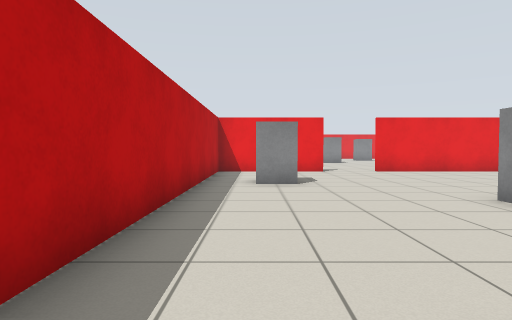
[1] (above)

24 first-person views from a walk through a robot-simulator world made for Gazebo. The camera is 0.86 m above the floor, tilts 2° down and sees 75° across. The floor is counted in squares, 1 m on a side. Each view is taken from the middle of a square. On the plan, view 1 faces up. The plan holds only what a view shows up to about 11 squares ahead; the rest is blank.

[2]
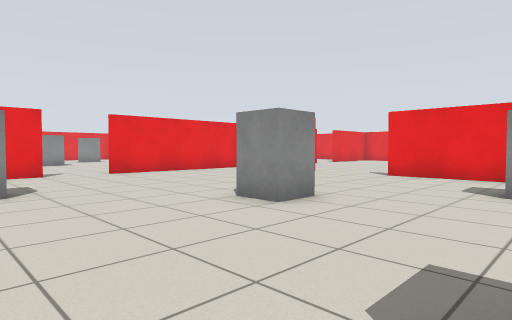

[3]
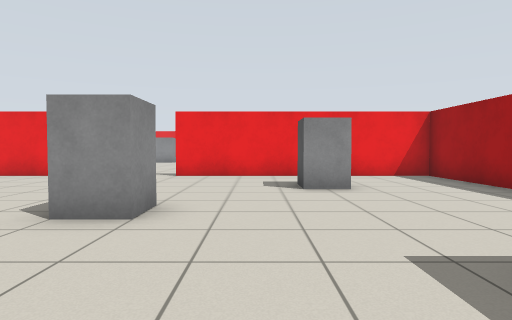

[4]
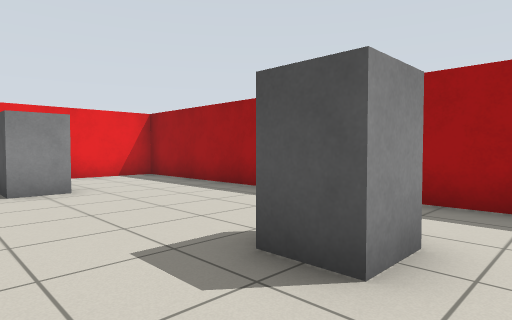

[5]
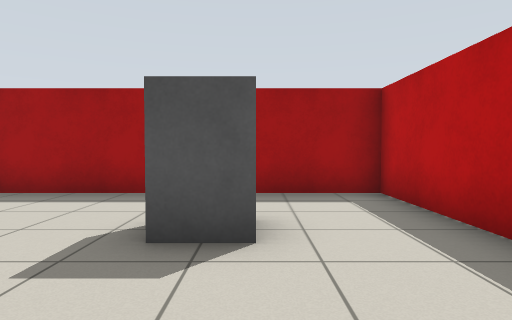

[6]
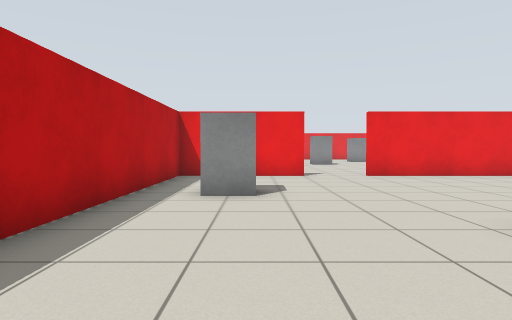

[7]
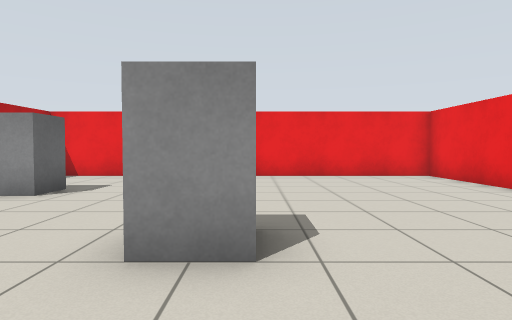

[8]
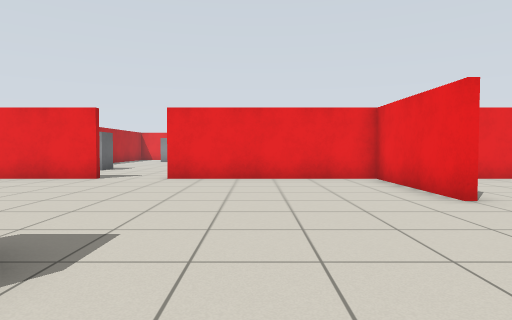

[9]
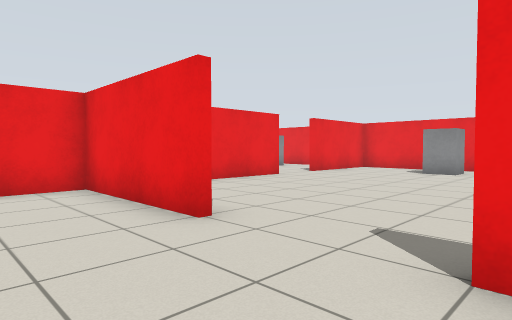

[10]
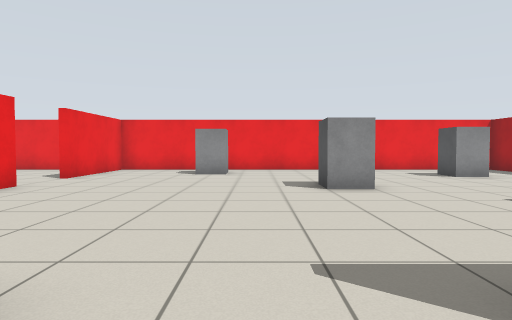

[11]
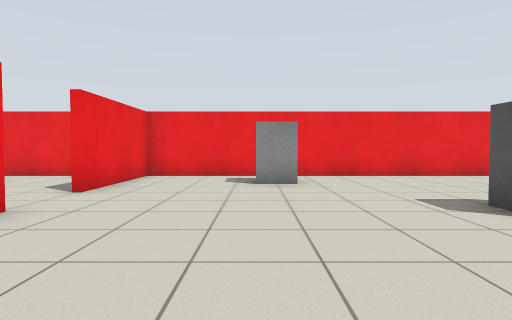

[12]
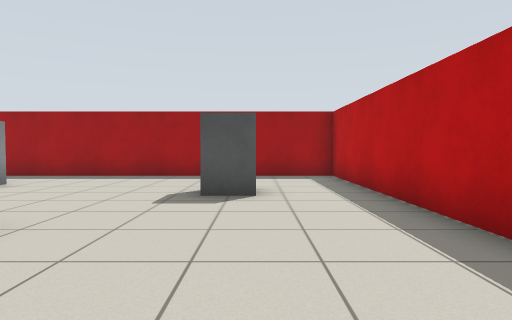

[13]
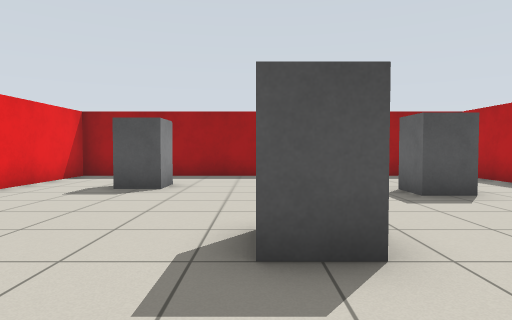

[14]
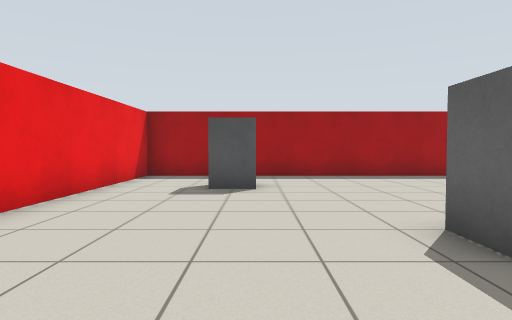

[15]
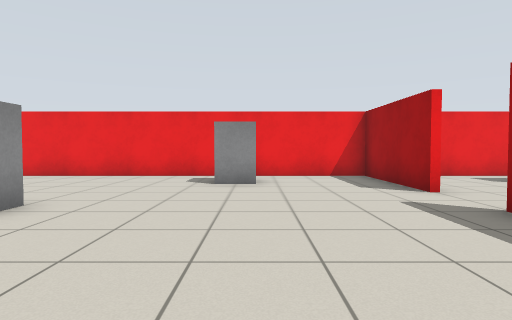

[16]
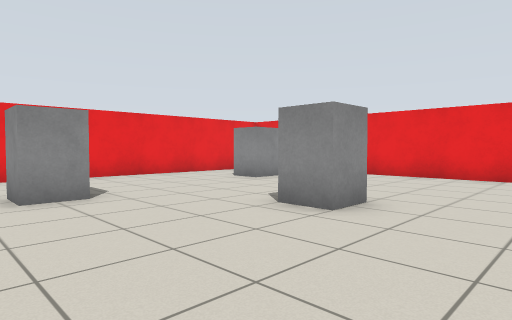

[17]
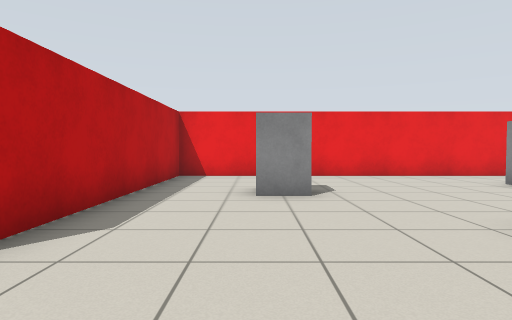

[18]
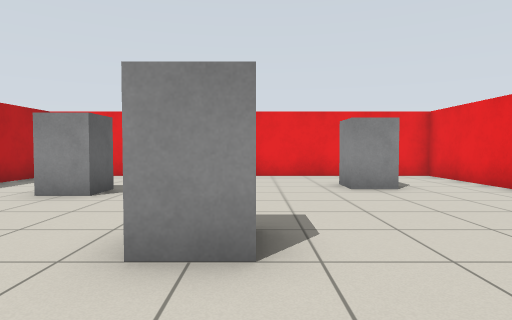

[19]
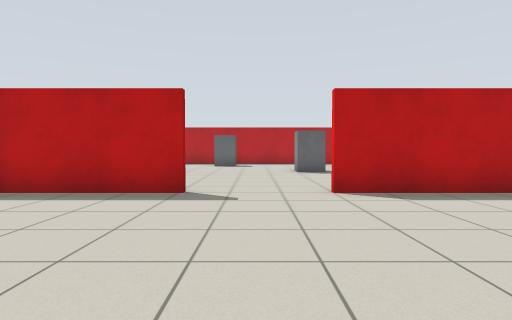

[20]
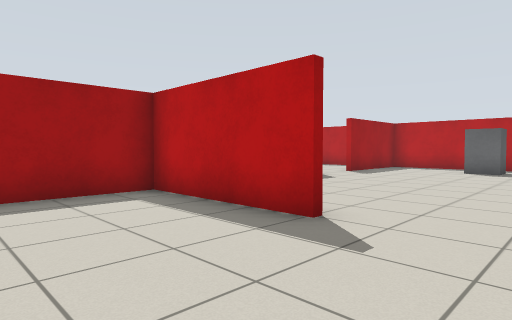

[21]
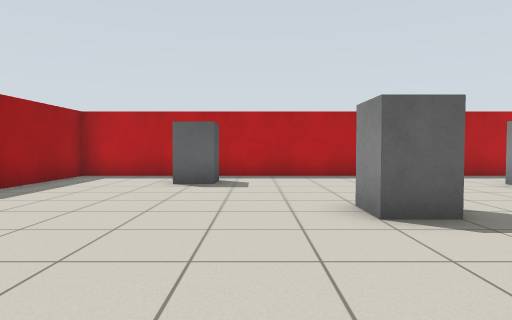

[22]
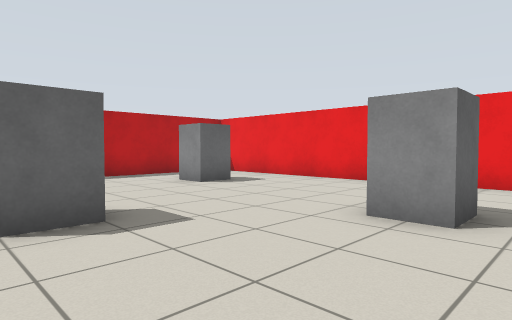

[23]
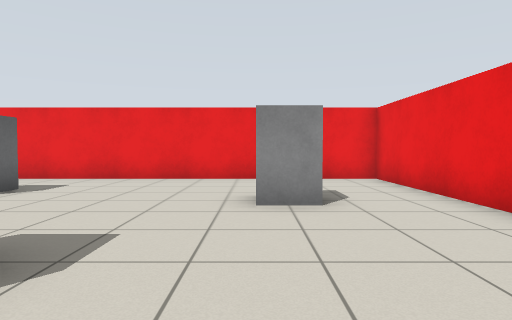

[24]
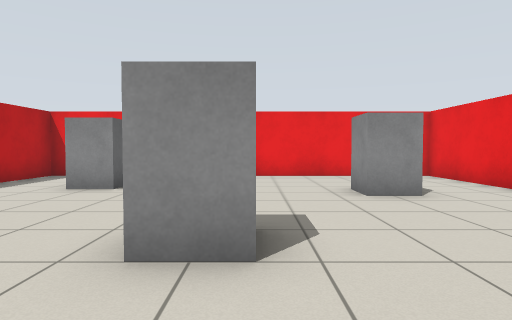

### Floor plan
Points are (right, up) in squares from view 1. A wall is a line through its corners. A room is listed if a view was taken in it or the views show most of it. See-through windows are left out.
Room 1 (views 1, 2, 3, 4, 5, 6, 7, 8, 9, 10)
walls: (10.4, 1.6) (10.4, 5.5); (10.4, 8.4) (10.4, 12.6); (2.6, 12.4) (-1.4, 12.4) (-1.4, -2.4) (11, -2.4); (10.4, 12.4) (4.5, 12.4); (10.4, -2.5) (10.4, 0.1)
ways out: opening at (11, 7) to room 2; opening at (3.5, 13) to room 4
objects: grey box (0, 8) to (1, 9); grey box (1, 0) to (2, 1); grey box (4, 5) to (5, 5); grey box (7, 1) to (8, 2)
Room 2 (views 11, 12, 13, 14)
walls: (10.6, 5) (10.6, -2.5); (16.5, 12.4) (13.2, 12.4); (22.4, 12.4) (18.5, 12.4); (11, -2.4) (22.4, -2.4) (22.4, 13)
ways out: opening at (11, 7) to room 1; opening at (17.5, 13) to room 3
objects: grey box (13, 1) to (14, 2); grey box (16, 5) to (17, 5); grey box (19, 0) to (20, 1); grey box (20, 8) to (21, 9)
Room 3 (views 15, 16, 17, 18, 19, 20)
walls: (10.6, 16.6) (10.6, 12.6); (18.5, 12.6) (22.5, 12.6); (22.4, 13) (22.4, 27.4) (11, 27.4); (10.6, 27.4) (10.6, 19.5); (10.4, 12.6) (13.2, 12.6)
ways out: opening at (17.5, 13) to room 2; opening at (11, 18) to room 4
objects: grey box (13, 23) to (14, 24); grey box (16, 20) to (17, 20); grey box (19, 24) to (20, 25); grey box (20, 16) to (21, 17)
Room 4 (views 21, 22, 23, 24)
walls: (-1.4, 21.2) (-1.4, 12.6) (2, 12.6); (10.4, 22.4) (10.4, 27.5); (11, 27.4) (-1.4, 27.4) (-1.4, 22.9)
ways out: opening at (3.5, 13) to room 1; opening at (11, 18) to room 3
objects: grey box (0, 16) to (1, 17); grey box (1, 24) to (2, 25); grey box (4, 20) to (5, 20); grey box (7, 23) to (8, 24)

Positions as (right, up) in squares from view 1, and headings:
1: (0, 0), facing up
2: (0, 1), facing up-right
3: (0, 3), facing right
4: (0, 3), facing down-right
5: (1, 4), facing down
6: (1, 2), facing up
7: (5, 2), facing up
8: (7, 3), facing up
9: (8, 5), facing up-right
10: (9, 7), facing right
11: (12, 9), facing right
12: (13, 8), facing down
13: (17, 8), facing down
14: (19, 8), facing down
15: (12, 16), facing right
16: (12, 17), facing up-right
17: (13, 17), facing up
18: (17, 17), facing up
19: (17, 18), facing left
20: (14, 19), facing down-left
21: (9, 18), facing left
22: (9, 19), facing up-left
23: (7, 18), facing up
24: (5, 17), facing up
